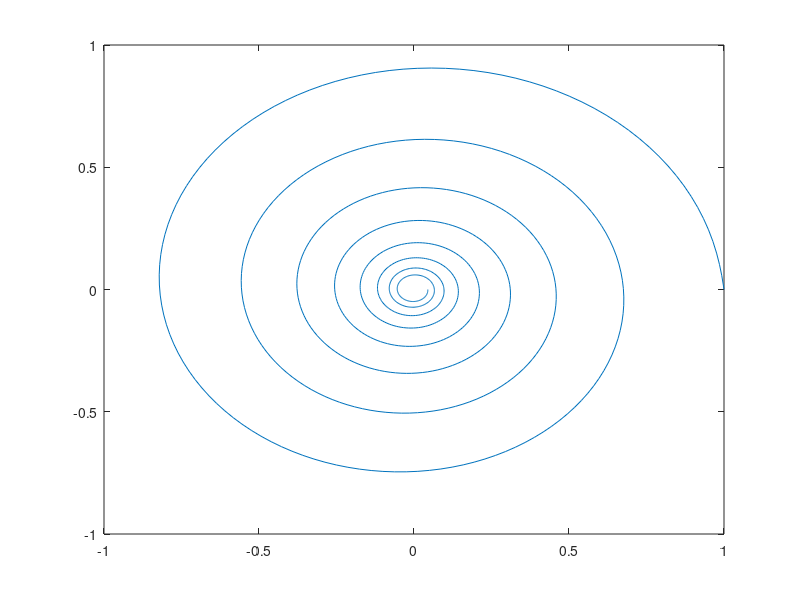

This chart was generated by the following MATLAB code:
%This script is designed to solve the Maxey-Riley equation for a particle
%in the velocity field of a a source-sink pair in a constant flow
%Script name: Tester

time= 0:0.01:10;
w= 10;%Omega
R= 1.5;
A= 100;

x0= [1,0,0,0]';%Intial position and velocity
G= @(t,x) [x(2); -3/8*R*w^2*x(1) - A*x(2) - 1/2*A*w*x(3) ; x(4) ; -3/8*R*w^2*x(3) - A*x(4) + 1/2*A*w*x(1) ];
[t,x]= ode23(@(t,x) G(t,x),time,x0);



plot(x(:,1),x(:,3))

